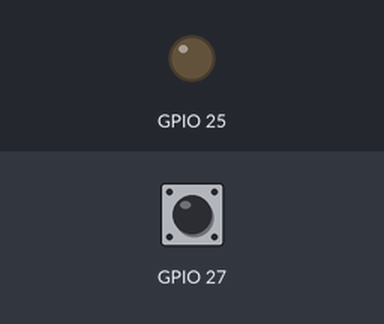
Simulated run of this program. Board: Raspberry Pi (BCM pin numbers). Shown: output pins drawn as LEDs (lit = HIGH). The test bench sets the inputs (shaded band); at power-on: GPIO 27 LOW. Sound played through the audio output is not drawn and takes no time.

Above: at 1.2 s.
1.3 s: GPIO 27 pulled HIGH for 0.15 s
At 2.1 s:
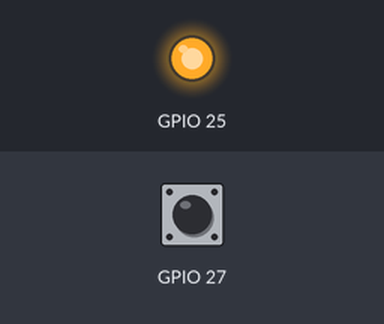
2.9 s: GPIO 27 pulled HIGH for 1 s
At 3.3 s:
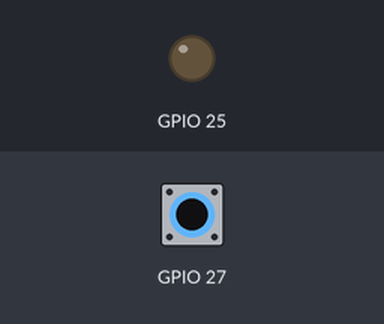
5.4 s: GPIO 27 pulled HIGH for 3.2 s
At 6.4 s:
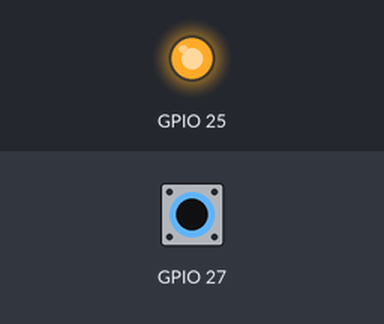
Timing chart, 0 to 8.4 s (numbered marks = the images above; inputs shaded):
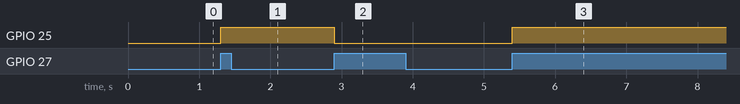

Measured:
- after the input at 1.3 s, GPIO 25: LOW → HIGH at once
- after the input at 2.9 s, GPIO 25: HIGH → LOW at once
- after the input at 5.4 s, GPIO 25: LOW → HIGH at once

The program:

05-05-sw-mp3.py
```python
import RPi.GPIO as GPIO
from time import sleep
import subprocess

def my_callback(channel):
	global isPlaying
	global process
	if channel == 27:
		if isPlaying == False:
			isPlaying = True
			GPIO.output(25, GPIO.HIGH)
			args = ['mplayer', '-ao', 'alsa:device=hw=1,0', 'test.mp3']
			process = subprocess.Popen(args)
			# print("start")
		else:
			isPlaying = False
			GPIO.output(25,GPIO.LOW)
			args = ['kill', str(process.pid)]
			subprocess.Popen(args)
			# print("end")

GPIO.setmode(GPIO.BCM)
GPIO.setup(25, GPIO.OUT, initial=GPIO.LOW)
GPIO.setup(27, GPIO.IN, pull_up_down=GPIO.PUD_DOWN)
GPIO.add_event_detect(27, GPIO.RISING, callback=my_callback, bouncetime=200)

isPlaying = False
process = None

try:
	while True:
		# print(isPlaying)
		sleep(0.01)

except KeyboardInterrupt:
	pass

GPIO.cleanup()
```
